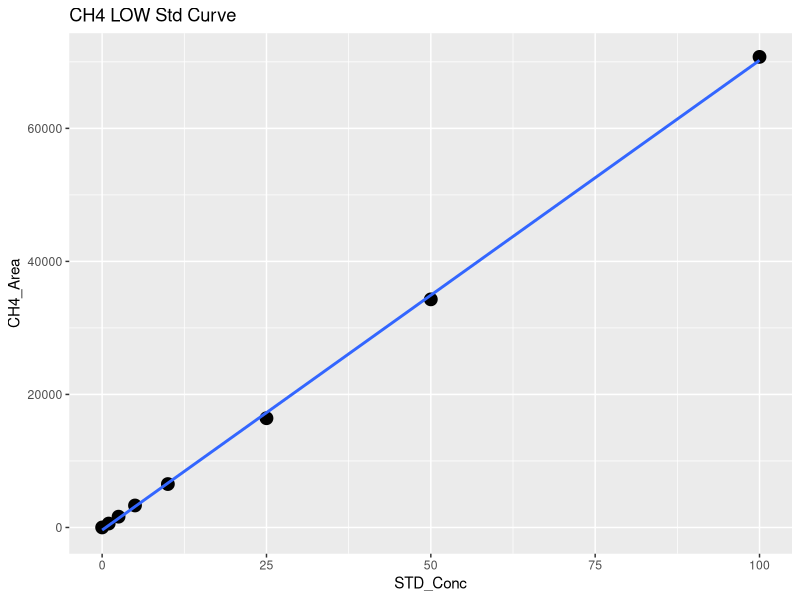
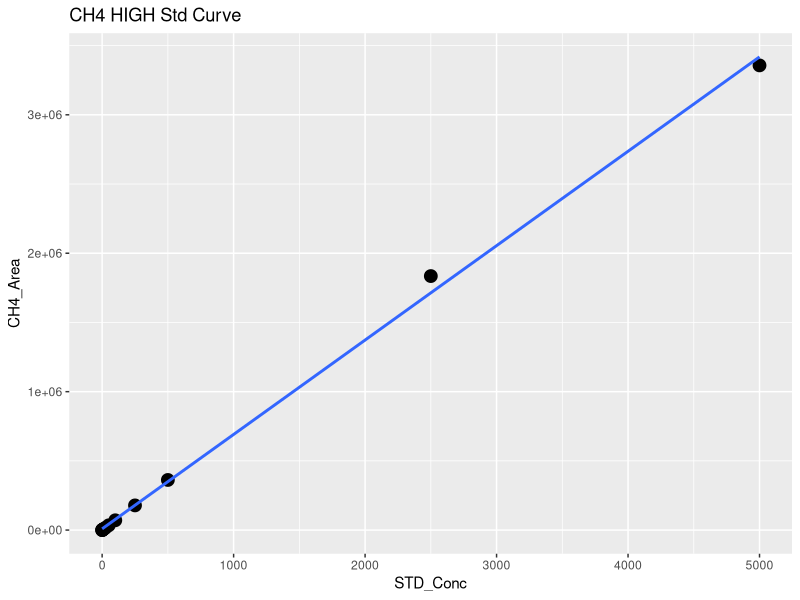
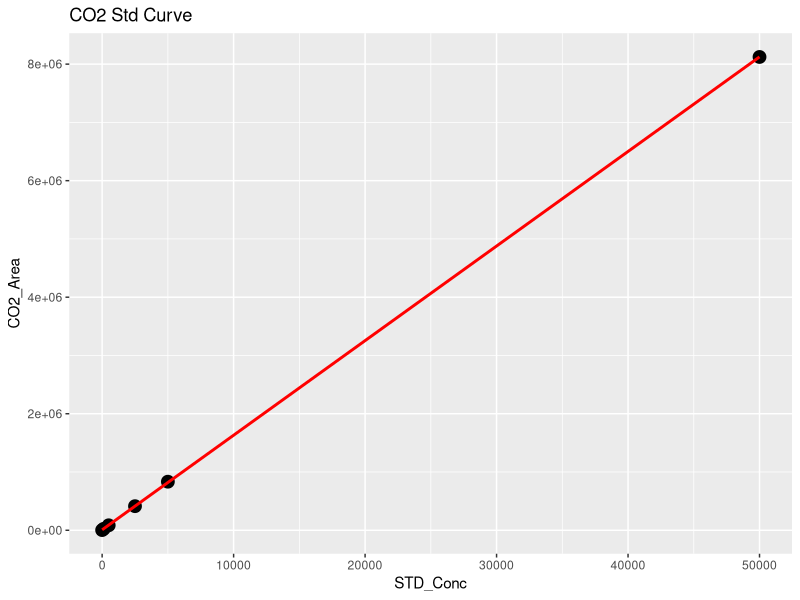
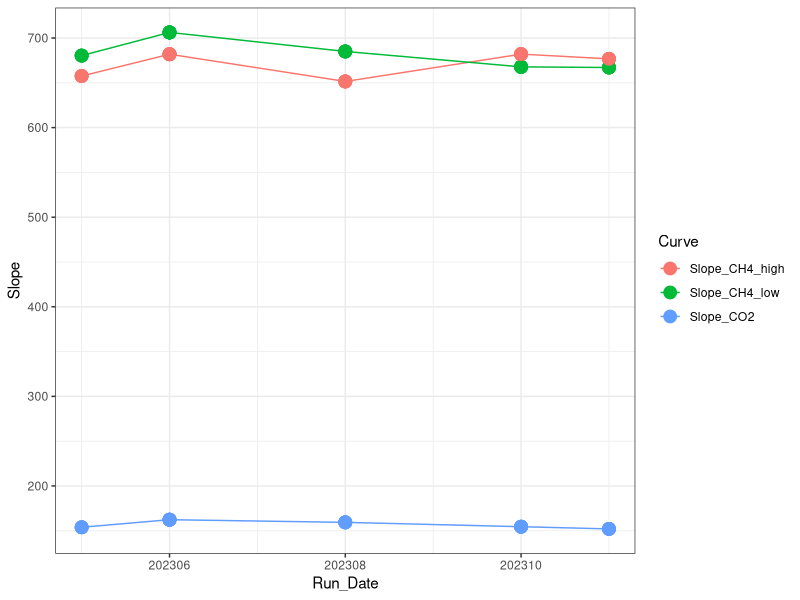

Reproduce these figures in R, in order. (Note: this script raises an error after producing the figures.)
## ---- chunk 1
library(dplyr)
library(ggplot2)
library(ggpubr)
library(stringr)
library(readxl)
library(tidyr)
library(tibble)
## ---- chunk 2

#Read in June Data 
raw <- read.csv("Raw Data/COMPASS_CBSYN_TGW_202306-07.csv")
head(raw)

#pull out methane standards
stds_ch4 <-  raw %>%  
  filter(str_detect(Sample_Type, "STD_CH4"))
#head(stds_ch4)

#split into high curve and low curve for CH4
stds_ch4_low <- stds_ch4  %>%  
  filter(!STD_Conc > 100)

#Low curve for CH4
CH4_Low <- ggplot(stds_ch4_low, aes(STD_Conc, CH4_Area)) + geom_point(size=4) + 
  geom_smooth(method = "lm", se = FALSE) + labs(title="CH4 LOW Std Curve")
CH4_Low

CH4_Low_lm <- lm(stds_ch4_low$CH4_Area ~ stds_ch4_low$STD_Conc)
summary(CH4_Low_lm)
cf <- coef(CH4_Low_lm)

#create data frame with 1 rows and 0 columns
Slope_CH4_low <- data.frame(matrix(ncol = 0, nrow = 1))
Slope_CH4_low$Curve <- "Slope_CH4_low"
Slope_CH4_low$R2 <- summary(CH4_Low_lm)$adj.r.squared
Slope_CH4_low$Slope <- cf[2]
Slope_CH4_low$Intercept <- cf[1]
#head(Slope_CH4_low)

#High curve for CH4
CH4_High <- ggplot(stds_ch4, aes(STD_Conc, CH4_Area)) + geom_point(size=4) + 
  geom_smooth(method = "lm", se = FALSE) + labs(title="CH4 HIGH Std Curve")
CH4_High

stds_ch4_lm <- lm(stds_ch4$CH4_Area ~ stds_ch4$STD_Conc)
summary(stds_ch4_lm)
cf <- coef(stds_ch4_lm)

#create data frame with 1 rows and 0 columns
Slope_CH4_high <- data.frame(matrix(ncol = 0, nrow = 1))
Slope_CH4_high$Curve <- "Slope_CH4_high"
Slope_CH4_high$R2 <- summary(stds_ch4_lm)$adj.r.squared
Slope_CH4_high$Slope <- cf[2]
Slope_CH4_high$Intercept <- cf[1]
#head(Slope_CH4_high)

#pull out co2 standards
stds_co2 <-  raw %>%  
  filter(str_detect(Sample_Type, "STD_CO2"))
#head(stds_co2)

#CO2 Curve
CO2_stds <- ggplot(stds_co2, aes(STD_Conc, CO2_Area)) + geom_point(size=4) + 
  geom_smooth(method = "lm", se = FALSE, color="red") + labs(title="CO2 Std Curve")
CO2_stds

stds_co2_lm <- lm(stds_co2$CO2_Area ~ stds_co2$STD_Conc)
summary(stds_co2_lm)
cf <- coef(stds_co2_lm)

#create data frame with 1 rows and 0 columns
Slope_CO2 <- data.frame(matrix(ncol = 0, nrow = 1))
Slope_CO2$Curve <- "Slope_CO2"
Slope_CO2$R2 <- summary(stds_co2_lm)$adj.r.squared
Slope_CO2$Slope <- cf[2]
Slope_CO2$Intercept <- cf[1]
#head(Slope_CO2)

#pull all the slopes together into one dataframe 
Slopes <- rbind(Slope_CH4_low, Slope_CH4_high, Slope_CO2)
#head(Slopes)

Slopes$Run_Date <- c(202306, 202306, 202306)

log <- read.csv("Raw Data/COMPASS_Synoptic_Varian_TGAS_QAQC_2023.csv")
head(log)
log <- log[ ,-c(1)]
log <- rbind(log, Slopes)

Slopes_chk <- ggplot(log, aes(Run_Date, Slope, col=Curve)) + geom_point(size=4) + geom_line() + theme_bw()
Slopes_chk

write.csv(log, "Raw Data/COMPASS_Synoptic_Varian_TGAS_QAQC_2023.csv")
## ---- chunk 3
#head(raw)

#pull out methane standards
Samples <-  raw %>%  
  filter(!str_detect(Sample_Type, "STD_CH4")) %>%  
  filter(!str_detect(Sample_Type, "STD_CO2")) %>%  
  filter(!str_detect(Sample_Type, "Blank")) %>%  
  filter(!str_detect(Sample_Type, "Chk_STD")) %>%  
   filter(!str_detect(Sample_Type, "CHKSTD")) %>%
  filter(!str_detect(Sample_Type, "CHK_STD")) %>%
  filter(!str_detect(Sample_Type, "NA"))
#head(Samples)

#Now flag any areas that are above the 100ppm area for CH4
Samples$CH4_Curve <- ifelse(Samples$CH4_Area >71000, "High", "Low")
#head(Samples)

#Calculate CH4 concentrations in ppm
Samples$CH4_Conc_ppm <- ifelse(Samples$CH4_Area >71000, (Samples$CH4_Area-Slope_CH4_high$Intercept)/Slope_CH4_high$Slope,                                       (Samples$CH4_Area-Slope_CH4_low$Intercept)/Slope_CH4_low$Slope )

#Calculate CO2 concentrations in ppm 
Samples$CO2_Conc_ppm <- ((Samples$CO2_Area-Slope_CO2$Intercept)/Slope_CO2$Slope) 

#head(Samples)

##########make flags for any dilutions needed 
#highest CH4 standard = 10000
#highest CO2 standard = 50000

Samples$CH4_Flag <- ifelse(Samples$CH4_Conc_ppm >10000, "Needs Dilution", "Within Range")
Samples$CO2_Flag <- ifelse(Samples$CO2_Conc_ppm >50000, "Needs Dilution", "Within Range")
#head(Samples)

## ---- chunk 4

chks <-  raw %>%  
  filter(!str_detect(Sample_Type, "STD_CH4")) %>%  
  filter(!str_detect(Sample_Type, "STD_CO2")) %>%  
  filter(!str_detect(Sample_Type, "Blank")) %>%  
  filter(!str_detect(Sample_Type, "Unknown")) %>%  
  filter(!str_detect(Sample_Type, "NA"))
#head(chks)

#Calculate CH4 concentrations in ppm
chks$CH4_Conc_ppm <- ifelse(chks$CH4_Area >71000, 
                      (chks$CH4_Area-Slope_CH4_high$Intercept)/Slope_CH4_high$Slope,                                       (chks$CH4_Area-Slope_CH4_low$Intercept)/Slope_CH4_low$Slope )

#Calculate CO2 concentrations in ppm 
chks$CO2_Conc_ppm <- ((chks$CO2_Area-Slope_CO2$Intercept)/Slope_CO2$Slope)



#change this if check standard concentrations are different 
level_ch4 <- 5      #ppm
level_co2 <- 1000   #ppm

#calculate percent difference of check standards 
chks$Ch4_diff <- ((chks$CH4_Conc_ppm - level_ch4)/((chks$CH4_Conc_ppm + level_ch4)/2)) * 100
chks$CH4_diff_flag <-  ifelse(chks$Ch4_diff <10, 'YES', 'NO, rerun')

chks$CO2_diff <- ((chks$CO2_Conc_ppm - level_co2)/((chks$CO2_Conc_ppm + level_co2)/2)) * 100
chks$CO2_diff_flag <-  ifelse(chks$CO2_diff <10, 'YES', 'NO, rerun')

#now plot the Ch4 concentrations and the CO2 concentrations vs. the expected concentration 
#then also make the color the percent difference between the expected and observed concentration 

ch4_chk <-  ggplot(data = chks, aes(x = Sample_ID, y = CH4_Conc_ppm, fill=CH4_diff_flag)) +
       geom_bar(stat = 'identity') + 
        scale_fill_manual(values=c( "darkgrey", "darkgreen"))+
        #scale_fill_gradient2(low='red', mid='white', high='blue', space='Lab') + 
        theme_classic() + labs(x= " ", y="CH4  (ppm)", title="Check Stds: CH4") + 
        theme(legend.position="bottom") +  geom_hline(yintercept=level_ch4, linetype="dashed", 
                color = "black", size=1)


co2_chk <-  ggplot(data = chks, aes(x = Sample_ID, y = CO2_Conc_ppm, fill=CO2_diff_flag)) +
       geom_bar(stat = 'identity') + 
        scale_fill_manual(values=c("darkgreen", "darkgrey"))+
        #scale_fill_gradient2(low='red', mid='white', high='blue', space='Lab') + 
        theme_classic() + labs(x= " ", y="CO2  (ppm)", title="Check Stds: CO2") + 
        theme(legend.position="bottom") +  geom_hline(yintercept=level_co2, linetype="dashed", 
                color = "black", size=1)

ggarrange(ch4_chk, co2_chk, nrow=1, ncol=2)


## ---- chunk 5

#multiply the concentration by the dilution factor
Samples$CH4_Conc_ppm_dilcorr <- (Samples$CH4_Conc_ppm * Samples$Dilution_Factor)

Samples$CO2_Conc_ppm_dilcorr <- (Samples$CO2_Conc_ppm * Samples$Dilution_Factor)

#check results
#head(Samples)

#quick first look at the samples 
ch4_samples <-  ggplot(data = Samples, aes(x = Sample_ID, y = CH4_Conc_ppm, fill=CH4_Flag)) +
       geom_bar(stat = 'identity') + 
        scale_fill_manual(values=c( "darkgreen", "red"))+
        #scale_fill_gradient2(low='red', mid='white', high='blue', space='Lab') + 
        theme_classic() + labs(x= " ", y="CH4 (ppm)", title="CH4: Green = Within Range") + 
        theme(legend.position="none") + 
        facet_grid(~Sample_Month)


co2_samples <-  ggplot(data = Samples, aes(x = Sample_ID, y = CO2_Conc_ppm, fill=CO2_Flag)) +
       geom_bar(stat = 'identity') + 
        scale_fill_manual(values=c("darkgreen", "red"))+
        #scale_fill_gradient2(low='red', mid='white', high='blue', space='Lab') + 
        theme_classic() + labs(x= " ", y="CO2 (ppm)", title="CO2: Green = Within Range") + 
        theme(legend.position="none") + 
        facet_grid(~Sample_Month)

ggarrange(ch4_samples, co2_samples, nrow=1, ncol=2)


## ---- chunk 6

#check results
head(Samples)

#pull out what we need 
Samples1 <- Samples[ ,c(1:3,5:9,13, 18:21)]
head(Samples1)

Samples1 <- Samples1 %>%
  separate(Sample_ID, into = c("Site", "Gas_Sample", "Zone", "Tree_Code", "Replicate"), sep = "_", remove = FALSE) %>%
  mutate(Tree_Info = case_when(
    Tree_Code == "DS" ~ "Dead Standing",
    Tree_Code == "SF" ~ "Sapflow Monitoring",
    TRUE ~ "Other"  # Optional: handles any values that aren't DS or SF
  )) %>%
  mutate(Status = case_when(
    Tree_Code == "DS" ~ "Dead Standing",
    Tree_Code == "SF" ~ "Living",
    TRUE ~ "Other"  
  )) %>%
  mutate(Project = "COMPASS: Synoptic", 
         Region = "CB") %>%
  rename( Year = Sample_Year,
          Month = Sample_Month,
          CH4_ppm = CH4_Conc_ppm_dilcorr , 
          CO2_ppm = CO2_Conc_ppm_dilcorr )  %>%
  mutate(CH4_Flag = case_when(
    CH4_Flag == "Needs_Dilution" ~ "Over Std Curve Range",
    TRUE ~ "Within Std Curve Range"  
  )) %>%
  mutate(CO2_Flag = case_when(
    CO2_Flag == "Needs_Dilution" ~ "Over Std Curve Range",
    TRUE ~ "Within Std Curve Range"  
  ))

final <- Samples1 %>%
  select( "Project", "Region" , "Year","Month" ,"Site", "Zone", "Gas_Sample",
          "Sample_ID", "Tree_Code", "Replicate", "Status", "Tree_Info",
          "CH4_ppm", "CH4_Flag", "CO2_ppm", "CO2_Flag")

write.csv(final, "Processed Data/COMPASS_Synoptic_TGW_202306-07_Processed.csv")
